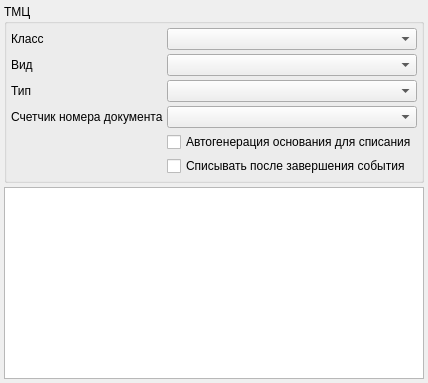
         <widget class="QWidget" name="tabNomenclatureExpense">
          <attribute name="title">
           <string>Учет ТМЦ (ЛСиИМН)</string>
          </attribute>
          <layout class="QVBoxLayout" name="verticalLayout_3">
           <property name="spacing">
            <number>4</number>
           </property>
           <property name="leftMargin">
            <number>4</number>
           </property>
           <property name="topMargin">
            <number>4</number>
           </property>
           <property name="rightMargin">
            <number>4</number>
           </property>
           <property name="bottomMargin">
            <number>4</number>
           </property>
           <item>
            <widget class="QGroupBox" name="grpNomenclature">
             <property name="title">
              <string>ТМЦ</string>
             </property>
             <layout class="QGridLayout" name="gridLayout_8">
              <property name="leftMargin">
               <number>4</number>
              </property>
              <property name="topMargin">
               <number>4</number>
              </property>
              <property name="rightMargin">
               <number>4</number>
              </property>
              <property name="bottomMargin">
               <number>4</number>
              </property>
              <property name="spacing">
               <number>4</number>
              </property>
              <item row="3" column="0">
               <widget class="QLabel" name="lblNomenclatureNumberCounter">
                <property name="sizePolicy">
                 <sizepolicy hsizetype="Maximum" vsizetype="Preferred">
                  <horstretch>0</horstretch>
                  <verstretch>0</verstretch>
                 </sizepolicy>
                </property>
                <property name="text">
                 <string>Счетчик номера документа</string>
                </property>
               </widget>
              </item>
              <item row="2" column="0">
               <widget class="QLabel" name="lblNomenclatureType">
                <property name="sizePolicy">
                 <sizepolicy hsizetype="Maximum" vsizetype="Preferred">
                  <horstretch>0</horstretch>
                  <verstretch>0</verstretch>
                 </sizepolicy>
                </property>
                <property name="text">
                 <string>Тип</string>
                </property>
               </widget>
              </item>
              <item row="2" column="1">
               <widget class="CRBComboBox" name="cmbNomenclatureType"/>
              </item>
              <item row="0" column="1">
               <widget class="CRBComboBox" name="cmbNomenclatureClass"/>
              </item>
              <item row="4" column="1">
               <widget class="QCheckBox" name="chkGenerateStockMotionReason">
                <property name="text">
                 <string>Автогенерация основания для списания</string>
                </property>
               </widget>
              </item>
              <item row="0" column="0">
               <widget class="QLabel" name="lblNomenclatureClass">
                <property name="sizePolicy">
                 <sizepolicy hsizetype="Maximum" vsizetype="Preferred">
                  <horstretch>0</horstretch>
                  <verstretch>0</verstretch>
                 </sizepolicy>
                </property>
                <property name="text">
                 <string>Класс</string>
                </property>
               </widget>
              </item>
              <item row="1" column="0">
               <widget class="QLabel" name="lblNomenclatureKind">
                <property name="sizePolicy">
                 <sizepolicy hsizetype="Maximum" vsizetype="Preferred">
                  <horstretch>0</horstretch>
                  <verstretch>0</verstretch>
                 </sizepolicy>
                </property>
                <property name="text">
                 <string>Вид</string>
                </property>
               </widget>
              </item>
              <item row="1" column="1">
               <widget class="CRBComboBox" name="cmbNomenclatureKind"/>
              </item>
              <item row="3" column="1">
               <widget class="CRBComboBox" name="cmbNomenclatureNumberCounter"/>
              </item>
              <item row="5" column="1">
               <widget class="QCheckBox" name="chkGenerateAfterEventExecDate">
                <property name="text">
                 <string>Списывать после завершения события</string>
                </property>
               </widget>
              </item>
             </layout>
            </widget>
           </item>
           <item>
            <widget class="CActionPropertyTypeInDocTableView" name="tblNomenclature"/>
           </item>
          </layout>
         </widget>
